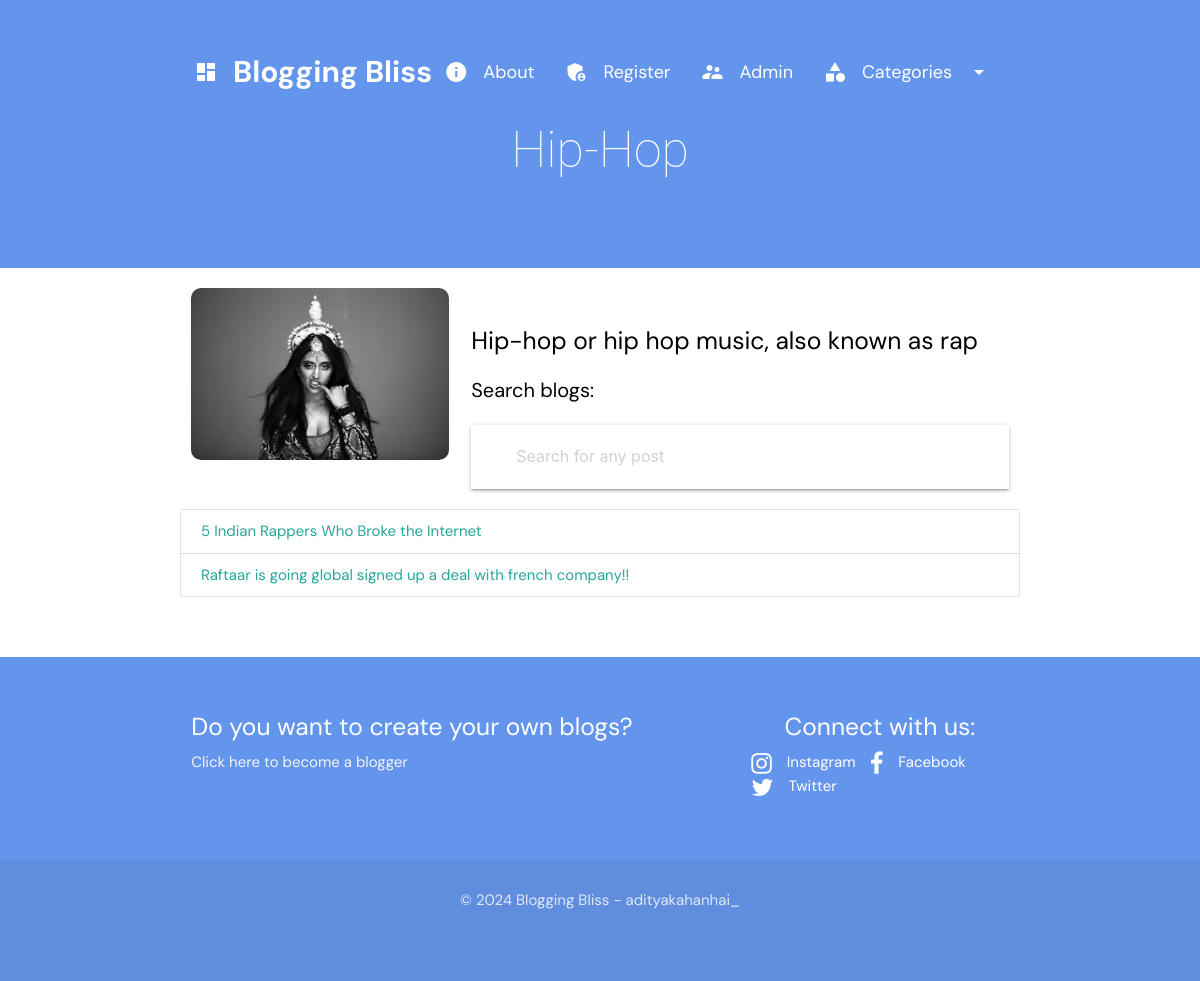
Page /category/rap on the committed database.
### blogApp/models.py (models this page shows, shortened)
class Category(models.Model):
    cat_id = models.AutoField(primary_key=True)
    title = models.CharField(max_length=100)
    description = models.TextField()
    url = models.CharField(max_length=100)
    image = models.ImageField(upload_to='category/')
    add_date = models.DateTimeField(auto_now_add=True, null=True)

class Post(models.Model):
    post_id = models.AutoField(primary_key=True)
    title = models.CharField(max_length=200)
    content = HTMLField()
    url = models.CharField(max_length=100)
    cat = models.ForeignKey(Category, on_delete=models.CASCADE)
    image = models.ImageField(upload_to='post/')

### blogApp/views.py (the view)
# urls.py: path('category/<slug:url>', category),
def category(request, url):
    cat = Category.objects.get(url=url)
    query = request.GET.get('q')
    if query:
        posts = Post.objects.filter(cat=cat, title__icontains=query)
    else:
        posts = Post.objects.filter(cat=cat)
    return render(request, "category.html", {'cat': cat, 'posts': posts})

### blogApp/templates/category.html (shortened to what this page needs)
{% extends 'base.html' %}
{% block content %}
<section class="welcome-section">
    <div class="container">
        <h3 class="welcome-heading" style="font-weight: 100; font-size: 50px;">{{ cat.title }}</h3>
    </div>
</section>
<div class="container">
    <div class="row">
        <div class="col s12 m4">
            <img src="/media/{{cat.image}}" class="responsive-img" style="max-height:450px;width:100%;object-fit:cover; border-radius: 10px;">
        </div>
        <div class="col s12 m8">
            <div class="description black-text">
                <h5>{{cat.description}}</h5>
                <p>Search blogs:</p>
            </div>
            <nav>
                <div class="nav-wrapper">
                    <form method="GET" action="{% url 'search_results' %}">
                        <div class="input-field white">
                          <i class="material-icons prefix">search</i>
                          <input type="text" name="q" id="search" class="validate black-text" placeholder="Search for any post">
                        </div>
                      </form>
                </div>
            </nav>
        </div>
    </div>
    <div class="collection">
        {% if query %}
            <h4>Search Results for "{{ query }}"</h4>
            {% if posts %}
                {% for p in posts %}
                    <a href="/blog/{{ p.url }}" class="collection-item">{{ p.title }}</a>
                {% endfor %}
            {% else %}
                <p>No results found for "{{ query }}".</p>
            {% endif %}
        {% else %}
            {% for p in posts %}
                <a href="/blog/{{ p.url }}" class="collection-item">{{ p.title }}</a>
            {% empty %}
                <h3>No posts in this category</h3>
            {% endfor %}
        {% endif %}
    </div>
</div>
{% endblock %}

### blogApp/static/css/style.css (style rules this page uses)
body { font-family: "DM Sans", sans-serif!important; }
.welcome-section { background-color: cornflowerblue; padding: 30px 0; text-align: center; }
.welcome-heading { font-family: 'Roboto', sans-serif; font-size: 60px; font-weight: 700; margin-bottom: 20px; color: #fff; }
.description { color: rgb(240, 238, 238); margin-top: 40px; font-size: 20px; }
.container { margin-top: 20px; margin-bottom: 60px; }

### blogApp/templates/footer.html (style rules this page uses)
a { color: inherit; }

### rows in the picture
Category: title "Hip-Hop", image (picture), description "Hip-hop or hip hop music, also known as rap"
Post: title "5 Indian Rappers Who Broke the Internet"
Post: title "Raftaar is going global signed up a deal with french company!!"
